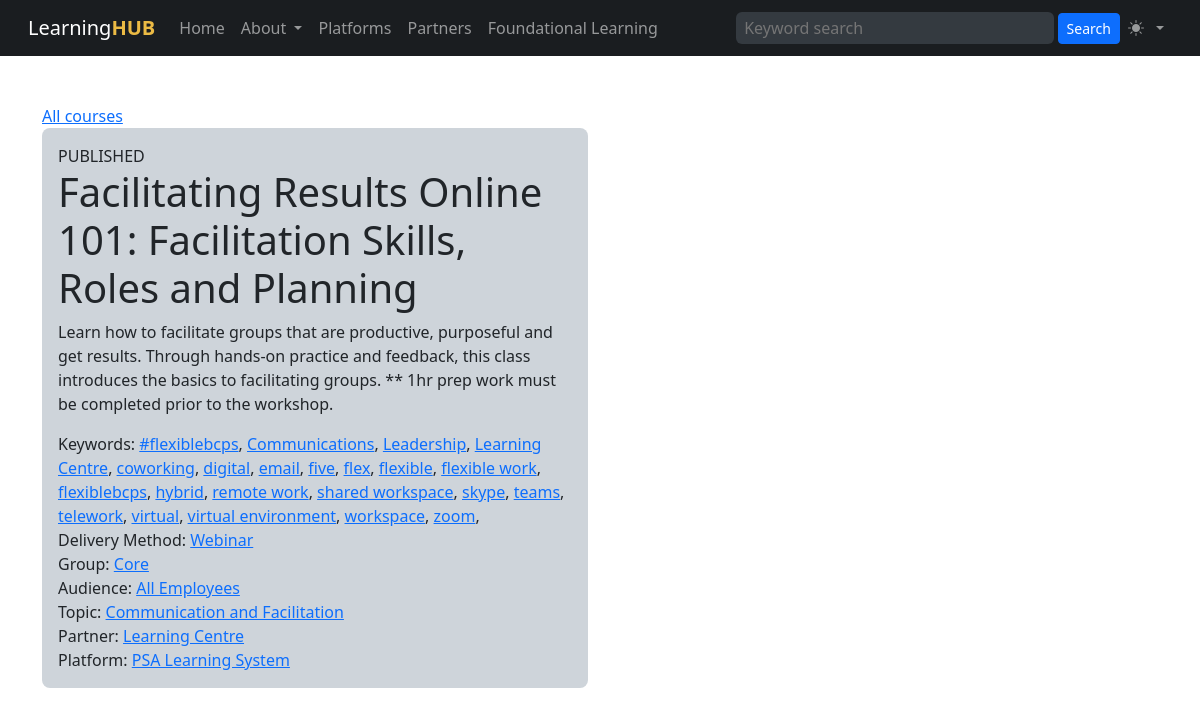
Page /course.php?cid=57 on the committed database.
### tables this page shows
CREATE TABLE "courses" (
    "id" INTEGER PRIMARY KEY AUTOINCREMENT NOT NULL,
    "status" VARCHAR NOT NULL,
    "sortorder" INTEGER,
    "name" VARCHAR NOT NULL,
    "slug" VARCHAR,
    "description" VARCHAR NOT NULL,
    "created" DATETIME NOT NULL,
    "modified" DATETIME,
    "platform_last_updated" DATETIME,
    "expiry_date" DATETIME,
    "user_idir" VARCHAR,
    "course_id" INTEGER,
    "weight" INTEGER,
    "url" VARCHAR,
    "search" TEXT,
    "keywords" VARCHAR,
    "refresh_cycle" TEXT,
    "partner_id" INTEGER,
    "platform_id" INTEGER,
    "dmethod_id" INTEGER,
    "group_id" INTEGER,
    "audience_id" INTEGER,
    "topic_id" INTEGER,
    FOREIGN KEY(partner_id) REFERENCES learning_partners(id),
    FOREIGN KEY(platform_id) REFERENCES learning_platforms(id),
    FOREIGN KEY(dmethod_id) REFERENCES delivery_methods(id),
    FOREIGN KEY(group_id) REFERENCES groups(id),
    FOREIGN KEY(audience_id) REFERENCES audiences(id),
    FOREIGN KEY(topic_id) REFERENCES topics(id)
);

CREATE TABLE "delivery_methods" (
    "id" INTEGER PRIMARY KEY AUTOINCREMENT NOT NULL,
    "created" DATETIME,
    "modified" DATETIME,
    "sortorder" INTEGER,
    "name" VARCHAR,
    "slug" VARCHAR,
    "description" VARCHAR,
    "icon" VARCHAR,
    "color" VARCHAR
);

CREATE TABLE "groups" (
    "id" INTEGER PRIMARY KEY AUTOINCREMENT NOT NULL,
    "created" DATETIME,
    "modified" DATETIME,
    "sortorder" INTEGER,
    "name" VARCHAR,
    "slug" VARCHAR,
    "description" VARCHAR,
    "icon" VARCHAR,
    "color" VARCHAR
);

CREATE TABLE "audiences" (
    "id" INTEGER PRIMARY KEY AUTOINCREMENT NOT NULL,
    "created" DATETIME,
    "modified" DATETIME,
    "sortorder" INTEGER,
    "name" VARCHAR,
    "slug" VARCHAR,
    "description" VARCHAR,
    "icon" VARCHAR,
    "color" VARCHAR
);

CREATE TABLE "topics" (
    "id" INTEGER PRIMARY KEY AUTOINCREMENT NOT NULL,
    "created" DATETIME,
    "modified" DATETIME,
    "sortorder" INTEGER,
    "name" VARCHAR,
    "slug" VARCHAR,
    "description" VARCHAR,
    "icon" VARCHAR,
    "color" VARCHAR
);

CREATE TABLE "learning_partners" (
    "id" INTEGER PRIMARY KEY AUTOINCREMENT NOT NULL,
    "created" DATETIME,
    "modified" DATETIME,
    "sortorder" INTEGER,
    "name" VARCHAR,
    "slug" VARCHAR,
    "description" VARCHAR,
    "icon" VARCHAR,
    "logo" VARCHAR,
    "color" VARCHAR,
    "url" VARCHAR,
    "admin_name" VARCHAR,
    "admin_email" VARCHAR
);

CREATE TABLE "learning_platforms" (
    "id" INTEGER PRIMARY KEY AUTOINCREMENT NOT NULL,
    "created" DATETIME,
    "modified" DATETIME,
    "sortorder" INTEGER,
    "name" VARCHAR,
    "slug" VARCHAR,
    "description" VARCHAR,
    "logo" VARCHAR,
    "icon" VARCHAR,
    "color" VARCHAR,
    "url" VARCHAR
);

### course.php (the view)
<?php
$db = new SQLite3('courses.sqlite', SQLITE3_OPEN_CREATE | SQLITE3_OPEN_READWRITE);
$db->enableExceptions(true);
?>
<?php require('template/header.php') ?>
<div class="container">
<div class="row">
<div class="col-md-6">
<div><a href="courses.php">All courses</a></div>
<?php
$cid = $_GET['cid'] ?? 0;
$sql = 'SELECT
            c.id AS cid,
            c.name AS cname,
            c.status AS cstatus,
            c.description AS cdesc,
            c.keywords AS ckeys,
            dm.id AS dmid,
            dm.name AS dmname,
            g.name AS groupname,
            g.id AS groupid,
            a.name AS audiencename,
            a.id AS audienceid,
            top.name AS topicname,
            top.id AS topicid,
            pa.name AS partnername,
            pa.id AS partnerid,
            plat.name AS platformname,
            plat.id AS platformid
        FROM
            courses c
        JOIN delivery_methods dm ON dm.id = c.dmethod_id
        JOIN groups g ON g.id = c.group_id
        JOIN audiences a ON a.id = c.audience_id
        JOIN topics top ON top.id = c.topic_id
        JOIN learning_partners pa ON pa.id = c.partner_id
        JOIN learning_platforms plat ON plat.id = c.platform_id
        WHERE c.id = ' . $cid . ';';
$statement = $db->prepare($sql);
$result = $statement->execute();
?>
<?php while ($row = $result->fetchArray()): ?>
    <div class="p-3 mb-2 bg-dark-subtle rounded-3">
        <div><?= strtoupper($row['cstatus']) ?></div>
        <h1><?= $row['cname'] ?></h1>
        <div class="mb-3"><?= $row['cdesc'] ?></div>
        <?php if(!empty($row['ckeys'])): ?>
        <?php $keys = explode(',',$row['ckeys']) ?>
        <div>
        Keywords:
        <?php foreach($keys as $k): ?>
        <a href="keyword.php?keyword=<?= $k ?>"><?= $k ?></a>,
        <?php endforeach ?>
        </div>
        <?php endif ?>
        <div>Delivery Method: <a href="filter.php?dmethod=<?= $row['dmid'] ?>"><?= $row['dmname'] ?></a></div>
        <div>Group: <a href="filter.php?group=<?= $row['groupid'] ?>"><?= $row['groupname'] ?></a></div>
        <div>Audience: <a href="filter.php?audience=<?= $row['audienceid'] ?>"><?= $row['audiencename'] ?></a></div>
        <div>Topic: <a href="filter.php?topic[]=<?= $row['topicid'] ?>"><?= $row['topicname'] ?></a></div>
        <div>Partner: <a href="filter.php?partner=<?= $row['partnerid'] ?>"><?= $row['partnername'] ?></a></div>
        <div>Platform: <a href="filter.php?platform=<?= $row['platformid'] ?>"><?= $row['platformname'] ?></a></div>
    </div>
<?php endwhile ?>
</div>
</div>
</div>
</body>
</html>

### rows in the picture
courses: status "PUBLISHED", name "Facilitating Results Online 101: Facilitation Skills, Roles and Planning", description "Learn how to facilitate groups that are productive, purposeful and get results. Through hands-on practice and feedback, this class introduces the basics to facilitating groups. ** 1hr prep work must be completed prior to the workshop.", keywords "#flexiblebcps", keywords "Communications", keywords "Leadership", keywords "Learning Centre", keywords "coworking", keywords "digital", keywords "email", keywords "five", keywords "flex", keywords "flexible", keywords "flexible work", keywords "flexiblebcps", keywords "hybrid", keywords "remote work", keywords "shared workspace", keywords "skype", keywords "teams", keywords "telework", keywords "virtual", keywords "virtual environment", keywords "workspace", keywords "zoom", dmethod.name "Webinar", group.name "Core", audience.name "All Employees", topic.name "Communication and Facilitation", partner.name "Learning Centre", platform.name "PSA Learning System"
